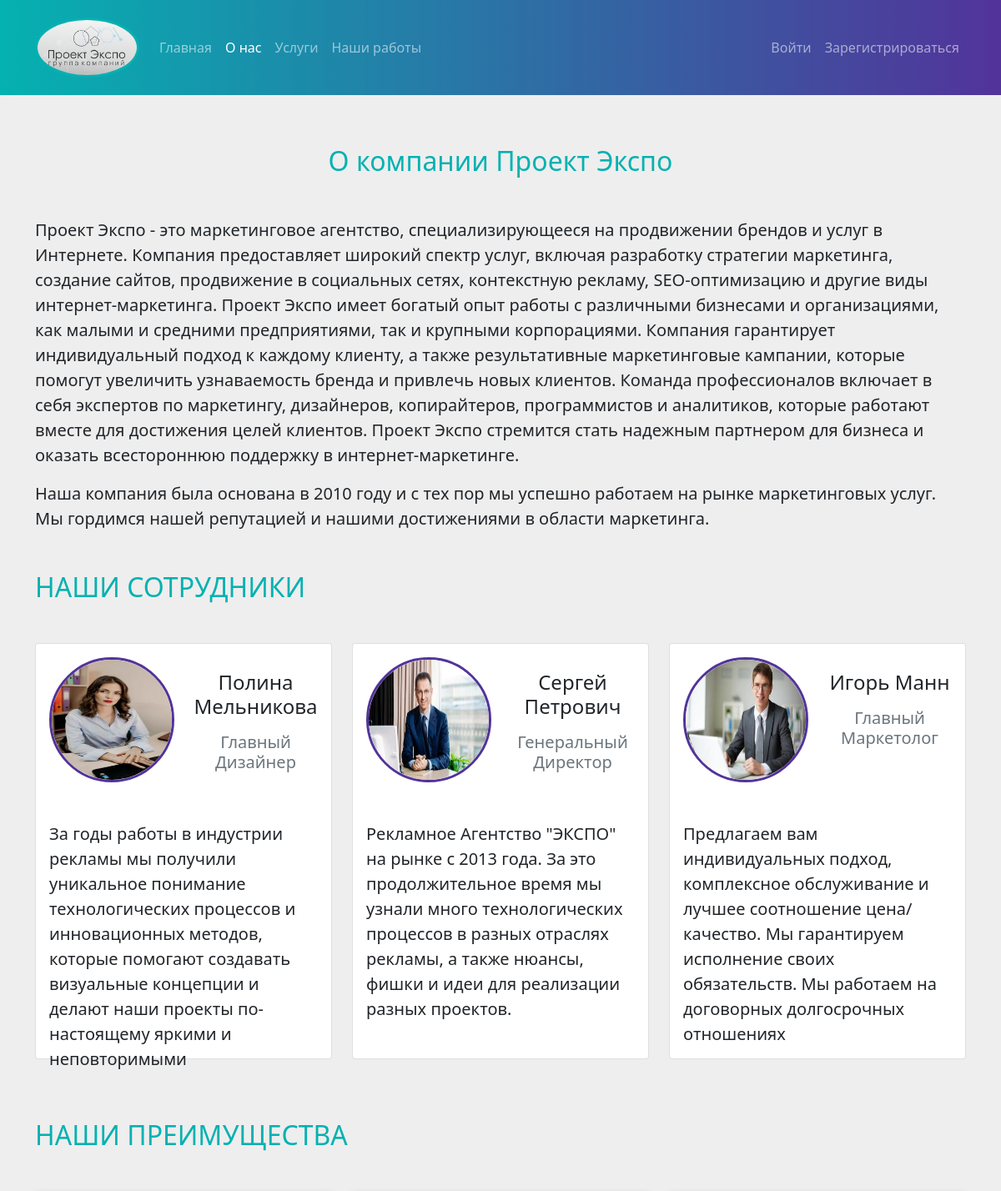
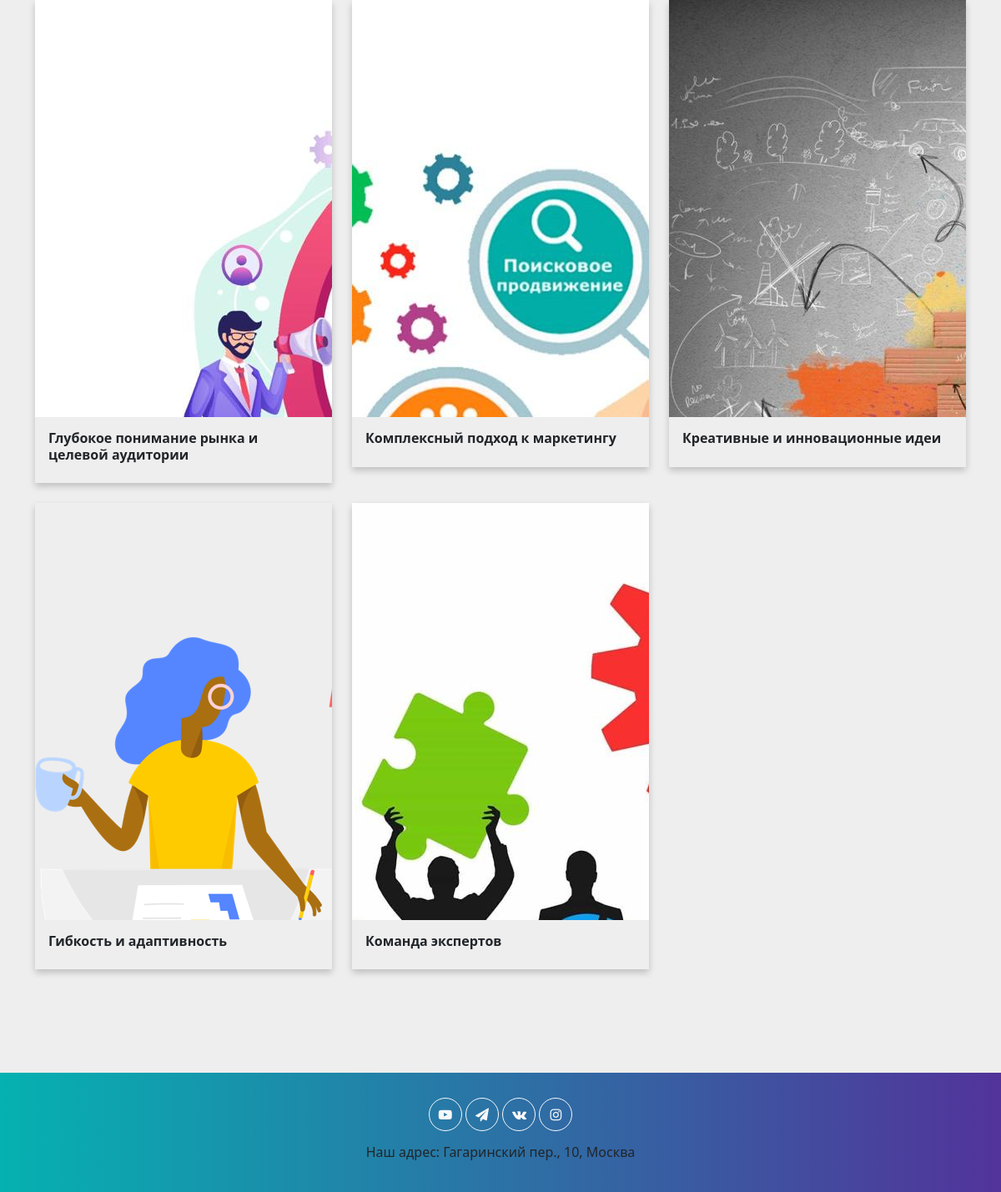
The page /about/ on the database its author committed (2 pictures, top to bottom).
### marketing_site/models.py (models this page shows, shortened)
class Employee(models.Model):
    fullname = models.CharField(max_length=100, verbose_name="ФИО")
    position = models.CharField(max_length=100, verbose_name="Должность")
    description = models.TextField(max_length=300, verbose_name="Описание")
    img = models.ImageField(upload_to='marketing_site/images/', verbose_name="Изображение")
    class Meta:
        verbose_name = "Сотрудник"
        verbose_name_plural = "Сотрудники"

class Advantage(models.Model):
    title = models.CharField(max_length=100, verbose_name="Название преимущества")
    description = models.TextField(max_length=300, verbose_name="Небольшое описание")
    img = models.ImageField(upload_to='marketing_site/images/', verbose_name="Изображение")
    class Meta:
        verbose_name = "Преимущество"
        verbose_name_plural = "Преимущества"

### marketing_site/views.py (the view)
# urls.py: path('about/', about, name='about'),
def about(request):
    employees = Employee.objects.all()
    advantages = Advantage.objects.all()
    context = {
        'title': 'О нас',
        'employees': employees,
        'advantages': advantages,
        'address': address
    }
    return render(request, 'marketing_site/about.html', context)

### marketing_site/templates/marketing_site/about.html (shortened to what this page needs)
{% extends 'marketing_site/base.html' %}
{% block content %}
<section class="about-us-section">
<div class="container">
    <h2 class="text-center color1 mb-5" style="margin-top: -40px;">
        О компании Проект Экспо
    </h2>
    <blockquote class="blockquote">
        <p>Проект Экспо - это маркетинговое агентство, специализирующееся на продвижении
            брендов и услуг в Интернете. Компания предоставляет широкий спектр услуг,
            включая разработку стратегии маркетинга, создание сайтов, продвижение в
            социальных сетях, контекстную рекламу, SEO-оптимизацию и другие виды
            интернет-маркетинга.
            Проект Экспо имеет богатый опыт работы с различными бизнесами и организациями,
            как малыми и средними предприятиями, так и крупными корпорациями. Компания
            гарантирует индивидуальный подход к каждому клиенту, а также результативные
            маркетинговые кампании, которые помогут увеличить узнаваемость бренда и
            привлечь новых клиентов.
            Команда профессионалов включает в себя экспертов по маркетингу, дизайнеров,
            копирайтеров, программистов и аналитиков, которые работают вместе для
            достижения целей клиентов. Проект Экспо стремится стать надежным партнером
            для бизнеса и оказать всестороннюю поддержку в интернет-маркетинге.</p>
        <p>Наша компания была основана в 2010 году и с тех пор мы успешно работаем
            на рынке маркетинговых услуг. Мы гордимся нашей репутацией и нашими
            достижениями в области маркетинга.</p>
    </blockquote>
    <h2 class="text-uppercase color1 mt-5 mb-5">Наши сотрудники</h2>
    <div class="row d-flex">
        {% for employee in employees %}
        <div class="col-lg-4 col-md-6 col-sm-12 mb-4">
          <div class="card">
            <div class="row p-3">
                <div class="col-6">
                    <img src="{{ employee.img.url }}" class="itd_circle mx-auto d-block" style="width: 150px; height: 150px;" alt="{{ employee.fullname }}">
                </div>
                <div class="col-6">
                    <h4 class="text-center mb-3 mt-3">{{ employee.fullname }}</h4>
                    <h5 class="text-center text-muted mb-3 mt-3">{{ employee.position }}</h5>
                </div>
            </div>
            <div class="card-body d-flex flex-column justify-content-between">
              <p class="card-text blockquote">{{ employee.description }}</p>
            </div>
          </div>
        </div>
    {% endfor %}
    </div>
    <h2 class="text-uppercase color1 mt-5 mb-5">Наши преимущества</h2>
    <div class="row d-flex">
        {% for advantage in advantages %}
        <div class="col-md-4 mb-4">
        <div class="new-card">
            <div class="thumbnail">
                <div class="image">
                    <img src="{{ advantage.img.url }}" alt="{{ advantage.title }}">
                </div>
            </div>
            <div class="card-container p-3">
              <h6><b>{{ advantage.title }}</b></h6>
            </div>
        </div>
        </div>
        {% endfor %}
    </div>
</div>
</section>
{% endblock %}

### marketing_site/templates/marketing_site/base.html (shortened to what this page needs)
{% load static %}
<!DOCTYPE html>
<html lang="ru">
<head>
  <link rel="stylesheet" href="{% static 'marketing_site/css/bootstrap.min.css' %}">
  <link rel="stylesheet" href="{% static 'marketing_site/css/fontello.css' %}">
  <link rel="stylesheet" href="{% static 'marketing_site/css/style.css' %}">
</head>
<body>
  <header>
    <nav class="navbar navbar-expand-lg navbar-dark">
      <div class="container container-fluid my-2">
          <a class="navbar-brand" href="{% url 'home' %}"><img class="rounded mx-auto d-block" src="{% static 'marketing_site/images/logo.jpeg' %}" alt="Проект ЭКСПО" style="max-width: 125px; max-height: 125px;"></a>
          <div class="collapse navbar-collapse" id="navbarText">
              <ul class="navbar-nav me-auto mb-2 mb-lg-0">
                  <li class="nav-item">
                      <a class="nav-link {% if request.path == '/' %} active{% endif %}" aria-current="page" href="{% url 'home' %}">Главная</a>
                  </li>
                  <li class="nav-item">
                      <a class="nav-link {% if request.path == '/about/' %} active{% endif %}" href="{% url 'about' %}">О нас</a>
                  </li>
                  <li class="nav-item">
                      <a class="nav-link {% if request.path == '/services/' %} active{% endif %}" href="{% url 'services' %}">Услуги</a>
                  </li>
                  <li class="nav-item">
                      <a class="nav-link {% if request.path == '/projects/' %} active{% endif %}" href="{% url 'projects' %}">Наши работы</a>
                  </li>
              </ul>
              <ul class="navbar-nav ms-auto mb-2 mb-lg-0">
                {% if user.is_authenticated %}
                  <li class="nav-item">
                    <a class="nav-link {% if request.path == '/profile/' %} active{% endif %}" href="{% url 'profile' %}">Профиль</a>
                  </li>
                  <li class="nav-item">
                    <a class="nav-link {% if request.path == '/my_orders/' %} active{% endif %}" href="{% url 'my_orders' %}">Мои заказы</a>
                  </li>
                  <li class="nav-item">
                    <a class="nav-link {% if request.path == '/logout/' %} active{% endif %}" href="{% url 'logout' %}">Выход</a>
                  </li>
                {% else %}
                  <li class="nav-item">
                      <a class="nav-link {% if request.path == '/login/' %} active{% endif %}" href="{% url 'login' %}">Войти</a>
                  </li>
                  <li class="nav-item">
                      <a class="nav-link {% if request.path == '/register/' %} active{% endif %}" href="{% url 'register' %}">Зарегистрироваться</a>
                  </li>
                {% endif %}
              </ul>
          </div>
      </div>
    </nav>
  </header>
  {% block content %}{% endblock %}
  <footer id="footer">
    <div class="container">
      <div class="row">
        <div class="col-12 text-center">
          <a class="btn btn-outline-light" target="_blank" href="#">
            <i class="icon-youtube-play"></i>
          </a>
          <a class="btn btn-outline-light" target="_blank" href="#">
            <i class="icon-paper-plane"></i>
          </a>
          <a class="btn btn-outline-light" target="_blank" href="#">
            <i class="icon-vkontakte"></i>
          </a>
          <a class="btn btn-outline-light" target="_blank" href="#">
            <i class="icon-instagram"></i>
          </a>
        </div>
      </div>
      <div class="row mt-3"><p class="h6 text-center">Наш адрес: {{ address }}</p></div>
    </div>
  </footer>
</body>
</html>

### marketing_site/static/marketing_site/css/style.css (style rules this page uses)
:root { --color1: #05b1b1; --color2: #52339a; }
.navbar { background: linear-gradient(to right, var(--color1) 0%, var(--color2) 100%); }
.navbar-nav .nav-link, .navbar-brand { color: white; }
section { padding: 100px 0; }
footer { background: linear-gradient(to right, var(--color1) 0%, var(--color2) 100%); }
.itd_circle { margin: 0 auto 15px; width: 70px; height: 70px; border: 3px solid var(--color2); border-radius: 50%; display: flex; justify-content: center; align-items: center; }
.rounded { border-radius: 50% !important; border: 3px solid var(--color1); }
footer .btn { display: inline-flex; justify-content: center; align-items: center; width: 40px; height: 40px; border-radius: 50%; }
footer { padding: 30px 0; }
.color1 { color: var(--color1); }
.about-us-section { background: #eee; }
.card-body { height: 300px; }
.card { display: flex; flex-direction: column; justify-content: space-between; }
.thumbnail { max-width: 1200px; max-height: 500px; overflow: hidden; }
.image { position: relative; width: 100%; height: 100%; }
.image img { -webkit-transition: all 1s ease; -moz-transition: all 1s ease; -ms-transition: all 1s ease; -o-transition: all 1s ease; transition: all 1s ease; }
.new-card { box-shadow: 0 4px 8px 0 rgba(0,0,0,0.2); transition: 0.3s; }
.card-container { padding: 2px 16px; }

### rows shown on the page
Employee: img (picture), fullname "Полина Мельникова", position "Главный Дизайнер", description "За годы работы в индустрии рекламы мы получили уникальное понимание технологических процессов и инновационных методов, которые помогают создавать визуальные концепции и делают наши проекты по-настоящему яркими и неповторимыми"
Employee: img (picture), fullname "Сергей Петрович", position "Генеральный Директор", description "Рекламное Агентство \"ЭКСПО\" на рынке с 2013 года. За это продолжительное время мы узнали много технологических процессов в разных отраслях рекламы, а также нюансы, фишки и идеи для реализации разных проектов."
Employee: img (picture), fullname "Игорь Манн", position "Главный Маркетолог", description "Предлагаем вам индивидуальных подход, комплексное обслуживание и лучшее соотношение цена/качество. Мы гарантируем исполнение своих обязательств. Мы работаем на договорных долгосрочных отношениях"
Advantage: img (picture), title "Глубокое понимание рынка и целевой аудитории"
Advantage: img (picture), title "Комплексный подход к маркетингу"
Advantage: img (picture), title "Креативные и инновационные идеи"
Advantage: img (picture), title "Гибкость и адаптивность"
Advantage: img (picture), title "Команда экспертов"

### other values the page prints
{{ address }} "Гагаринский пер., 10, Москва"
